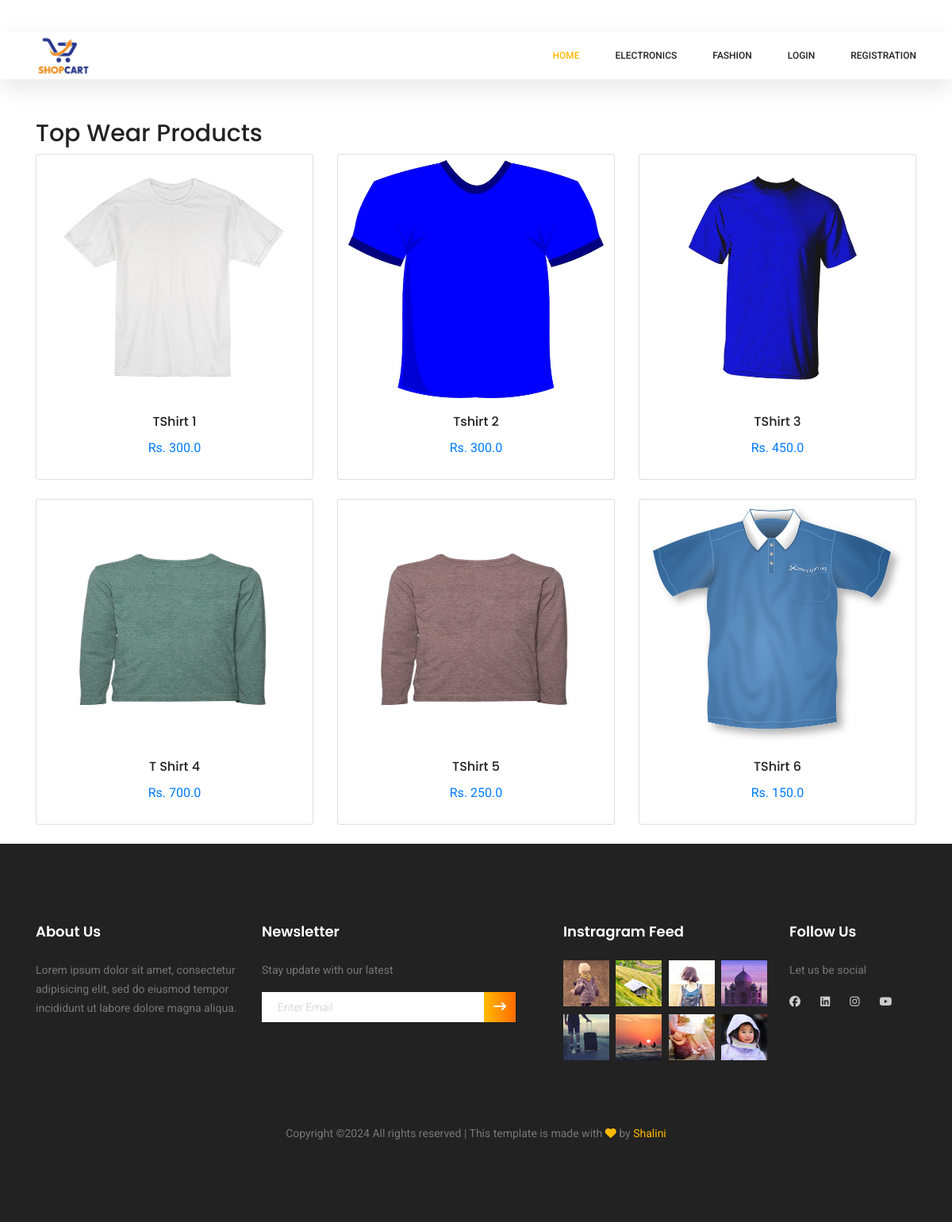
Screenshot of /topwear/ with the database file from the repository.
### app/models.py (models this page shows, shortened)
class Product(models.Model):
 title = models.CharField(max_length=100)
 selling_price = models.FloatField()
 discounted_price = models.FloatField()
 description = models.TextField()
 brand = models.CharField(max_length=100)
 category = models.CharField( choices=CATEGORY_CHOICES, max_length=2)
 product_image = models.ImageField(upload_to='productimg')

### app/views.py (the view)
# urls.py: path('topwear/', views.TopWearView.as_view(), name='topwear'),
class TopWearView(View):
	def get(self, request):
		totalitem = 0
		topwears = Product.objects.filter(category='TW')
		if request.user.is_authenticated:
			totalitem = len(Cart.objects.filter(user=request.user))
		return render(request, 'app/topwear.html', {'topwears': topwears, 'totalitem': totalitem})

### app/templates/app/topwear.html (shortened to what this page needs)
{% extends 'app/base.html' %}
{% load static %}
{% block main-content %}
<div class="container" style="margin-top: 150px;">
    <h2>Top Wear Products</h2>
    <div class="row">
        {% for product in topwears %}
        <div class="col-sm-4 mb-4">
            <div class="card text-center">
                <a href="{% url 'product-detail' product.id %}" class="btn">
                    <div class="item">
                        <img src="{{ product.product_image.url }}" class="card-img-top" alt="" height="300">
                        <div class="card-body">
                            <h5 class="card-title fw-bold">{{ product.title }}</h5>
                            <p class="card-text fs-5">Rs. {{ product.discounted_price }}</p>
                        </div>
                    </div>
                </a>
            </div>
        </div>
        {% endfor %}
    </div>
</div>
{% endblock main-content  %}

### rows the page displays
Product: product_image (picture), title "TShirt 1", discounted_price "300.0"
Product: product_image (picture), title "Tshirt 2", discounted_price "300.0"
Product: product_image (picture), title "TShirt 3", discounted_price "450.0"
Product: product_image (picture), title "T Shirt 4", discounted_price "700.0"
Product: product_image (picture), title "TShirt 5", discounted_price "250.0"
Product: product_image (picture), title "TShirt 6", discounted_price "150.0"
